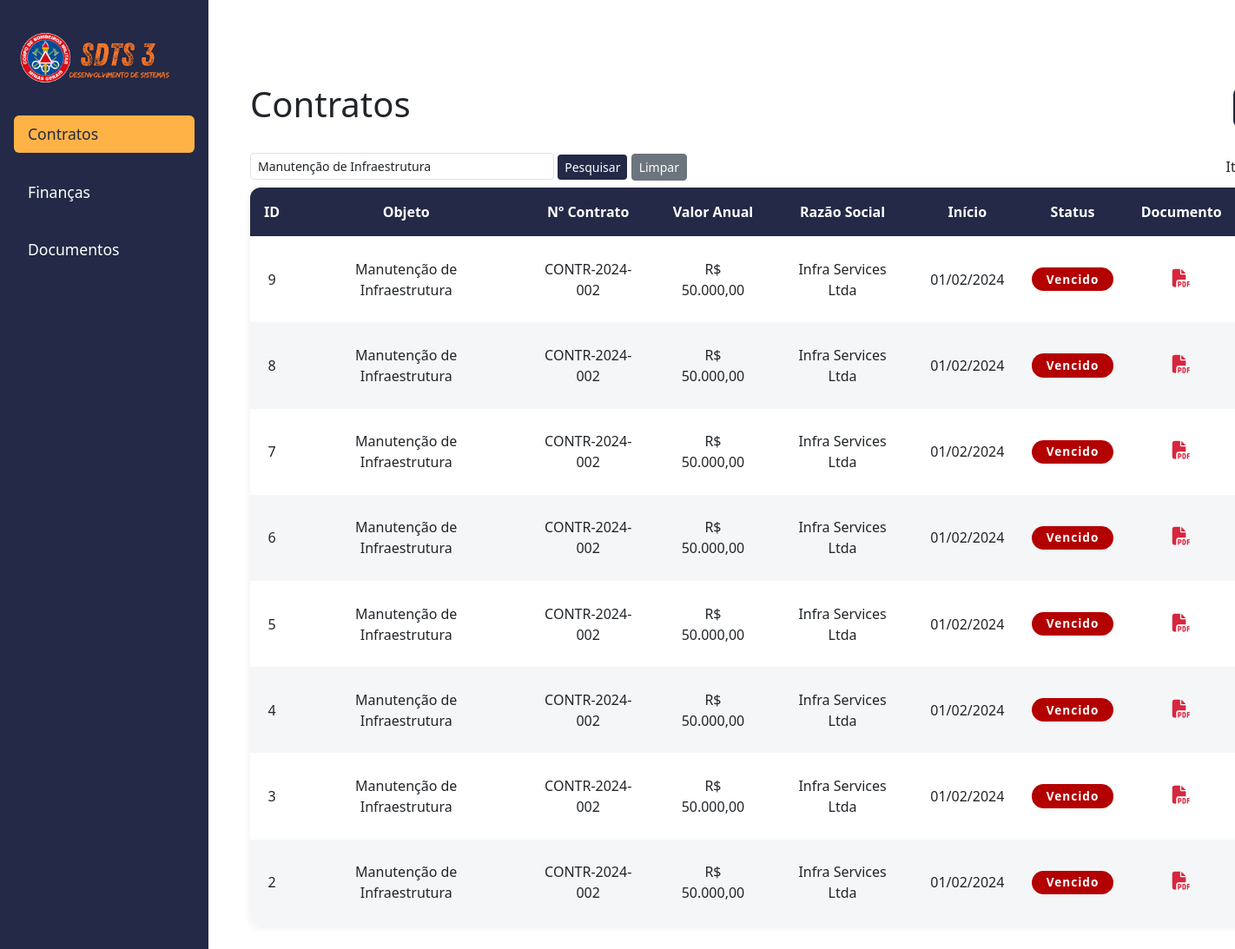
The page /contratos.php?busca=Manutenção de Infraestrutura on the database its author committed.
### tables this page shows
CREATE TABLE IF NOT EXISTS contratos (
    id INT AUTO_INCREMENT PRIMARY KEY,
    objeto VARCHAR(255),
    detalhamento VARCHAR(200),
    el_item INT,
    valor_anual_estimado DECIMAL(15,2),
    valor_ppag DECIMAL(15,2),
    valor_empenhado DECIMAL(15,2),
    nr_contrato VARCHAR(50),
    meses INT,
    servico_continuado BOOLEAN,
    anos_limite_contratual INT,
    data_inicio DATE,
    data_final DATE,
    empenho BOOLEAN,
    liquidacao BOOLEAN,
    nr_termo_aditivo INT,
    quantidade DECIMAL(10,2),
    distribuicao TEXT,
    processo_sei_sdts VARCHAR(100),
    processo_sei_csm VARCHAR(100),
    status_aditamento VARCHAR(255),
    situacao_aditamento_ano_corrente VARCHAR(255),
    razao_social VARCHAR(255),
    email VARCHAR(255),
    responsavel VARCHAR(255),
    telefone VARCHAR(50),
    situacao VARCHAR(50) DEFAULT 'Não informado',
    observacoes TEXT,
    contrato_documento VARCHAR(255)
);

### public/contratos.php (the view, shortened to what this page needs)
<?php
$host = 'db';
$db   = 'sdts3';
$user = 'sdts3user';
$pass = 'sdts3pass';
$charset = 'utf8mb4';
$dsn = "mysql:host=$host;dbname=$db;charset=$charset";
$options = [
    PDO::ATTR_ERRMODE            => PDO::ERRMODE_EXCEPTION,
    PDO::ATTR_DEFAULT_FETCH_MODE => PDO::FETCH_ASSOC,
    PDO::ATTR_EMULATE_PREPARES   => false,
];
try {
    $pdo = new PDO($dsn, $user, $pass, $options);
} catch (PDOException $e) {
    $_SESSION['flash'] = ['type' => 'danger', 'msg' => 'Não foi possível conectar ao banco de dados.'];
    $pdo = null;
}
$por_pagina = isset($_GET['por_pagina']) ? max(1, intval($_GET['por_pagina'])) : 10;
$busca = isset($_GET['busca']) ? trim($_GET['busca']) : '';
$where = '';
$params = [];
if ($busca !== '') {
    $buscaLower = mb_strtolower($busca);
    if ($buscaLower === 'vigente') {
        $where = "WHERE data_final >= ?";
        $params = [date('Y-m-d')];
    } elseif ($buscaLower === 'vencido') {
        $where = "WHERE data_final < ?";
        $params = [date('Y-m-d')];
    } else {
        $where = "WHERE objeto LIKE ? OR razao_social LIKE ? OR situacao LIKE ?";
        $params = ["%$busca%", "%$busca%", "%$busca%"];
    }
}
$pagina = isset($_GET['pagina']) ? max(1, intval($_GET['pagina'])) : 1;
$offset = ($pagina - 1) * $por_pagina;
$sql = "SELECT * FROM contratos $where ORDER BY id DESC LIMIT $por_pagina OFFSET $offset";
$stmt = $pdo ? $pdo->prepare($sql) : null;
if ($stmt) {
    $stmt->execute($params);
    $contratos = $stmt->fetchAll();
} else {
    $contratos = [];
}
?>
<div class="container-main">
    <div class="contratos-header">
        <h1>Contratos</h1>
    </div>
    <form method="get" class="mb-2" style="display:flex;align-items:center;gap:1rem;justify-content:space-between;">
      <div style="flex:1;">
        <input type="text" name="busca" value="<?php echo htmlspecialchars($busca); ?>" class="form-control form-control-sm" placeholder="Pesquisar por Objeto, Razão Social ou Status..." style="max-width:350px;display:inline-block;" />
        <button type="submit" class="btn btn-sm btn-pesquisar">Pesquisar</button>
        <?php if ($busca): ?><a href="?por_pagina=<?php echo $por_pagina; ?>" class="btn btn-sm btn-secondary">Limpar</a><?php endif; ?>
      </div>
      <div>
        <label for="por_pagina" style="margin-bottom:0;">Itens por página:</label>
      </div>
    </form>
    <table class="table-contratos">
        <thead>
            <tr>
                <th>ID</th>
                <th>Objeto</th>
                <th>Nº Contrato</th>
                <th>Valor Anual</th>
                <th>Razão Social</th>
                <th>Início</th>
                <th>Status</th>
                <th>Documento</th>
            </tr>
        </thead>
        <tbody>
            <?php foreach ($contratos as $contrato): ?>
            <?php
                $hoje = date('Y-m-d');
                $status_vigencia = (strtotime($contrato['data_final']) >= strtotime($hoje))
                    ? '<span class="badge-status badge-vigente"><b>Vigente</b></span>'
                    : '<span class="badge-status badge-vencido"><b>Vencido</b></span>';
            ?>
            <tr>
                <td><?php echo $contrato['id']; ?></td>
                <td><?php echo htmlspecialchars($contrato['objeto']); ?></td>
                <td><?php echo htmlspecialchars($contrato['nr_contrato'] ?? ''); ?></td>
                <td>R$ <?php echo number_format($contrato['valor_anual_estimado'] ?? 0,2,',','.'); ?></td>
                <td><?php echo htmlspecialchars($contrato['razao_social'] ?? ''); ?></td>
                <td><?php echo !empty($contrato['data_inicio']) ? date('d/m/Y', strtotime($contrato['data_inicio'])) : ''; ?></td>
                <td><?php echo $status_vigencia; ?></td>
                <td>
                  <?php if (!empty($contrato['contrato_documento'])): ?>
                    <a href="uploads/<?php echo htmlspecialchars($contrato['contrato_documento']); ?>" target="_blank" title="Download do Contrato"><i class="fa fa-file-pdf" style="color:#d7263d;font-size:1.3em;"></i></a>
                  <?php else: ?>
                    <span style="color:#bbb;">-</span>
                  <?php endif; ?>
                </td>
            </tr>
            <?php endforeach; ?>
        </tbody>
    </table>
</div>
<link href="https://cdn.jsdelivr.net/npm/bootstrap@5.3.2/dist/css/bootstrap.min.css" rel="stylesheet">
<?php
include 'base.php';

### public/base.php (style rules this page uses)
body { margin: 0; font-family: 'Roboto', Arial, sans-serif; background: #f4f6f8; }
.container-main { max-width: 1000px; margin: 0 auto; padding: 2rem 1rem 1rem 1rem; }
.contratos-header { display: flex; justify-content: space-between; align-items: center; margin-bottom: 1.5rem; }
.table-contratos { width: 100%; border-collapse: collapse; background: #fff; border-radius: 12px; box-shadow: 0 2px 8px rgba(0,0,0,0.07); overflow: hidden; }
.table-contratos th, .table-contratos td { padding: 1rem; text-align: left; }
.table-contratos th { background: #232946; color: #fff; }
.table-contratos tr:nth-child(even) { background: #f4f6f8; }

### public/contratos.php (style rules this page uses)
.container-main { max-width: 1400px !important; width: 95vw; margin: 2rem auto; }
.table-contratos { font-size: 1rem; }
.table-contratos th, .table-contratos td { padding: 1rem; text-align: center; }
.badge-status { display: inline-block; padding: 0.25em 1.2em; border-radius: 1em; font-weight: bold; color: #fff; font-size: 0.85rem; letter-spacing: 1px; }
.badge-vencido { background: #b30000; }
.pagination .page-link, .btn-pesquisar { background: #232946 !important; color: #fff !important; border: none !important; font-weight: bold; transition: background 0.2s; }

### rows shown on the page
contratos: id "9", objeto "Manutenção de Infraestrutura", nr_contrato "CONTR-2024-002", valor_anual_estimado "50.000,00", razao_social "Infra Services Ltda", data_inicio "01/02/2024", data_final "Vencido"
contratos: id "8", objeto "Manutenção de Infraestrutura", nr_contrato "CONTR-2024-002", valor_anual_estimado "50.000,00", razao_social "Infra Services Ltda", data_inicio "01/02/2024", data_final "Vencido"
contratos: id "7", objeto "Manutenção de Infraestrutura", nr_contrato "CONTR-2024-002", valor_anual_estimado "50.000,00", razao_social "Infra Services Ltda", data_inicio "01/02/2024", data_final "Vencido"
contratos: id "6", objeto "Manutenção de Infraestrutura", nr_contrato "CONTR-2024-002", valor_anual_estimado "50.000,00", razao_social "Infra Services Ltda", data_inicio "01/02/2024", data_final "Vencido"
contratos: id "5", objeto "Manutenção de Infraestrutura", nr_contrato "CONTR-2024-002", valor_anual_estimado "50.000,00", razao_social "Infra Services Ltda", data_inicio "01/02/2024", data_final "Vencido"
contratos: id "4", objeto "Manutenção de Infraestrutura", nr_contrato "CONTR-2024-002", valor_anual_estimado "50.000,00", razao_social "Infra Services Ltda", data_inicio "01/02/2024", data_final "Vencido"
contratos: id "3", objeto "Manutenção de Infraestrutura", nr_contrato "CONTR-2024-002", valor_anual_estimado "50.000,00", razao_social "Infra Services Ltda", data_inicio "01/02/2024", data_final "Vencido"
contratos: id "2", objeto "Manutenção de Infraestrutura", nr_contrato "CONTR-2024-002", valor_anual_estimado "50.000,00", razao_social "Infra Services Ltda", data_inicio "01/02/2024", data_final "Vencido"
